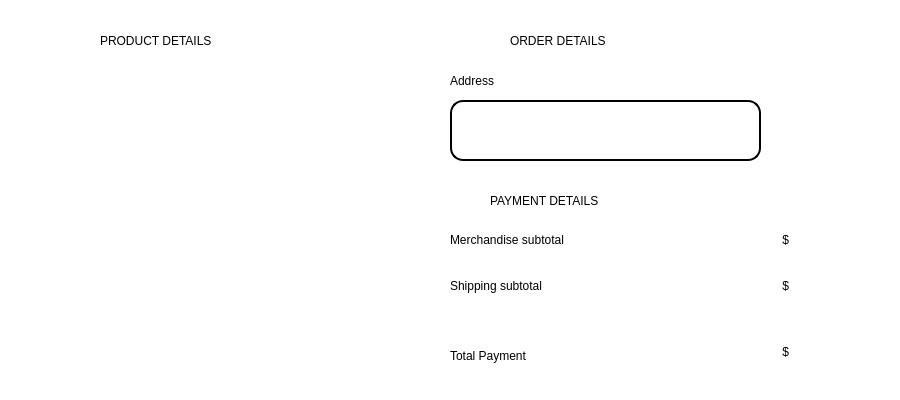
<?xml version="1.0" encoding="UTF-8"?>
<ui version="4.0">
 <class>MyOrderDetail</class>
 <widget class="QDialog" name="MyOrderDetail">
  <property name="geometry">
   <rect>
    <x>0</x>
    <y>0</y>
    <width>900</width>
    <height>400</height>
   </rect>
  </property>
  <property name="windowTitle">
   <string>Dialog</string>
  </property>
  <property name="styleSheet">
   <string notr="true">background-color: rgb(255, 255, 255);</string>
  </property>
  <widget class="QLabel" name="label">
   <property name="geometry">
    <rect>
     <x>100</x>
     <y>20</y>
     <width>241</width>
     <height>41</height>
    </rect>
   </property>
   <property name="styleSheet">
    <string notr="true">font: 20pt &quot;Consolas&quot;;
</string>
   </property>
   <property name="text">
    <string>PRODUCT DETAILS</string>
   </property>
  </widget>
  <widget class="QLabel" name="label_3">
   <property name="geometry">
    <rect>
     <x>450</x>
     <y>60</y>
     <width>261</width>
     <height>41</height>
    </rect>
   </property>
   <property name="styleSheet">
    <string notr="true">font: 15pt &quot;Consolas&quot;;
</string>
   </property>
   <property name="text">
    <string>Address</string>
   </property>
  </widget>
  <widget class="QTextBrowser" name="address">
   <property name="geometry">
    <rect>
     <x>450</x>
     <y>100</y>
     <width>311</width>
     <height>61</height>
    </rect>
   </property>
   <property name="layoutDirection">
    <enum>Qt::RightToLeft</enum>
   </property>
   <property name="styleSheet">
    <string notr="true">border: 2px solid black;
border-radius:  13px; 
background-color: rgb(255, 255, 255);
color: rgb(0, 0, 0);
font: 10pt &quot;Consolas&quot;;
padding-left: 10px;</string>
   </property>
  </widget>
  <widget class="QLabel" name="label_4">
   <property name="geometry">
    <rect>
     <x>490</x>
     <y>180</y>
     <width>261</width>
     <height>41</height>
    </rect>
   </property>
   <property name="styleSheet">
    <string notr="true">font:  20pt &quot;Consolas&quot;;
</string>
   </property>
   <property name="text">
    <string>PAYMENT DETAILS</string>
   </property>
  </widget>
  <widget class="QLabel" name="label_8">
   <property name="geometry">
    <rect>
     <x>450</x>
     <y>340</y>
     <width>191</width>
     <height>31</height>
    </rect>
   </property>
   <property name="styleSheet">
    <string notr="true">font: 18pt &quot;Consolas&quot;;
</string>
   </property>
   <property name="text">
    <string>Total Payment</string>
   </property>
  </widget>
  <widget class="QWidget" name="layoutWidget">
   <property name="geometry">
    <rect>
     <x>678</x>
     <y>220</y>
     <width>111</width>
     <height>86</height>
    </rect>
   </property>
   <layout class="QVBoxLayout" name="verticalLayout_2">
    <item>
     <widget class="QLabel" name="m_price">
      <property name="styleSheet">
       <string notr="true">font: 15pt &quot;Consolas&quot;;
</string>
      </property>
      <property name="text">
       <string>$</string>
      </property>
      <property name="alignment">
       <set>Qt::AlignRight|Qt::AlignTrailing|Qt::AlignVCenter</set>
      </property>
     </widget>
    </item>
    <item>
     <widget class="QLabel" name="ship_price">
      <property name="layoutDirection">
       <enum>Qt::RightToLeft</enum>
      </property>
      <property name="styleSheet">
       <string notr="true">font: 15pt &quot;Consolas&quot;;
</string>
      </property>
      <property name="text">
       <string>$</string>
      </property>
      <property name="alignment">
       <set>Qt::AlignRight|Qt::AlignTrailing|Qt::AlignVCenter</set>
      </property>
     </widget>
    </item>
   </layout>
  </widget>
  <widget class="QLabel" name="label_2">
   <property name="geometry">
    <rect>
     <x>510</x>
     <y>20</y>
     <width>261</width>
     <height>41</height>
    </rect>
   </property>
   <property name="styleSheet">
    <string notr="true">font: 20pt &quot;Consolas&quot;;
</string>
   </property>
   <property name="text">
    <string>ORDER DETAILS</string>
   </property>
  </widget>
  <widget class="QWidget" name="layoutWidget">
   <property name="geometry">
    <rect>
     <x>450</x>
     <y>220</y>
     <width>231</width>
     <height>86</height>
    </rect>
   </property>
   <layout class="QVBoxLayout" name="verticalLayout">
    <item>
     <widget class="QLabel" name="label_5">
      <property name="styleSheet">
       <string notr="true">font: 15pt &quot;Consolas&quot;;
</string>
      </property>
      <property name="text">
       <string>Merchandise subtotal</string>
      </property>
     </widget>
    </item>
    <item>
     <widget class="QLabel" name="label_7">
      <property name="styleSheet">
       <string notr="true">font: 15pt &quot;Consolas&quot;;
</string>
      </property>
      <property name="text">
       <string>Shipping subtotal</string>
      </property>
     </widget>
    </item>
   </layout>
  </widget>
  <widget class="QTableWidget" name="tableWidget">
   <property name="geometry">
    <rect>
     <x>30</x>
     <y>80</y>
     <width>371</width>
     <height>281</height>
    </rect>
   </property>
   <property name="frameShape">
    <enum>QFrame::NoFrame</enum>
   </property>
  </widget>
  <widget class="QLabel" name="total_price">
   <property name="geometry">
    <rect>
     <x>660</x>
     <y>340</y>
     <width>129</width>
     <height>24</height>
    </rect>
   </property>
   <property name="layoutDirection">
    <enum>Qt::RightToLeft</enum>
   </property>
   <property name="styleSheet">
    <string notr="true">font: 18pt &quot;Consolas&quot;;
</string>
   </property>
   <property name="text">
    <string>$</string>
   </property>
   <property name="alignment">
    <set>Qt::AlignRight|Qt::AlignTrailing|Qt::AlignVCenter</set>
   </property>
  </widget>
 </widget>
 <resources/>
 <connections/>
</ui>
